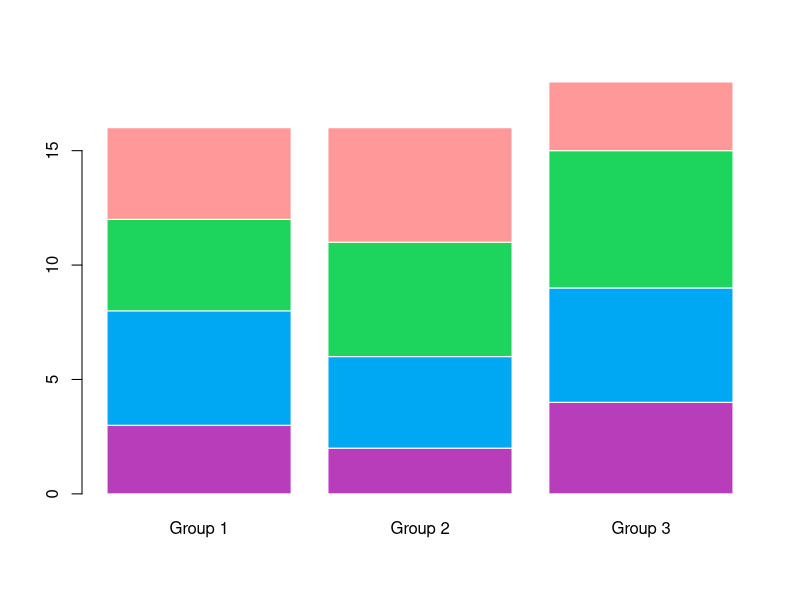

Generate this figure with R:
x <- sample(1:4, size = 50, replace = TRUE)
g <- sample(c("Group 1", "Group 2", "Group 3"),size = 50, replace = TRUE)

tabl <- table(x, g)
barplot(tabl,col = c("#b83dba", "#00a8f3","#1dd55d", "#FF9899"),border = "white")